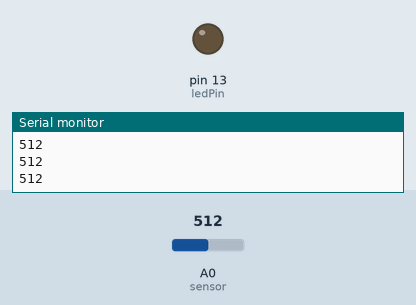
The sketch below on a simulated Arduino Uno, built with avr-gcc and run on an emulated ATmega328P. Parts: output pins drawn as LEDs (lit = HIGH), the last lines printed to the serial monitor. The inputs (shaded band) are chosen by the test bench; at power-on: A0 (sensor) = 512.

Above: at 1.2 s.
1.3 s: A0 (sensor) set to 491
At 2.1 s:
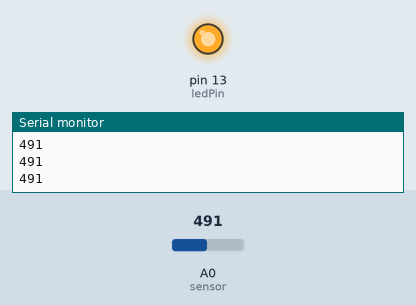
2.8 s: A0 (sensor) set to 510
At 3.4 s:
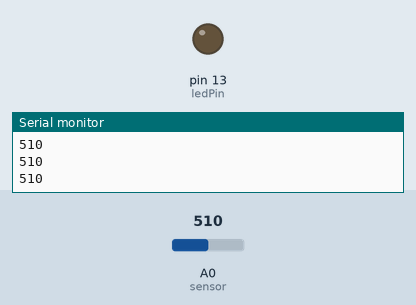
4.3 s: A0 (sensor) set to 490
At 4.7 s:
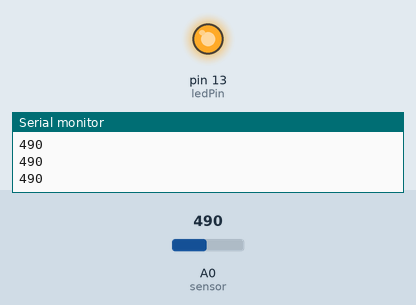
Timing chart, 0 to 7.3 s (numbered marks = the images above; inputs shaded):
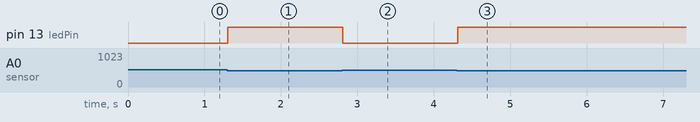

The sketch:

_18_arduino-tracking-sensor-tcrt5000.ino
```cpp
// https://www.arduinoall.com/article/218/18-arduino-สอนใช้งาน-arduino-tracking-sensor-tcrt5000-ตรวจจับเส้นขาวดำ

//Example By ArduinoAll
int ledPin = 13;
int sensor = A0;
int val = 0;
void setup() {
  pinMode(ledPin, OUTPUT);

  Serial.begin(9600);
  Serial.println("ArduinoAll TEST");
}
void loop() {
  val = analogRead(sensor);  //อ่านค่าจากเซนเซอร์
  Serial.println(val); // แสดงค่าเซนเซอร์ออกทางหน้าจอ
  if (val < 500) { // ค่า 500 สามารถกำหนดปรับได้ตามค่าแสงในห้องต่างๆ
    digitalWrite(ledPin, HIGH); // ไฟ LED ติด
  } else {
    digitalWrite(ledPin, LOW); // ไฟ LED ดับ
  }
  delay(100);
}
```

Measured:
- the behaviour switches between 500 and 499 on A0 (sensor) (found by bisection; images 0 and 1)
- after the input at 1.3 s, pin 13 (ledPin): LOW → HIGH at once
- after the input at 2.8 s, pin 13 (ledPin): HIGH → LOW at once
- after the input at 4.3 s, pin 13 (ledPin): LOW → HIGH at once
